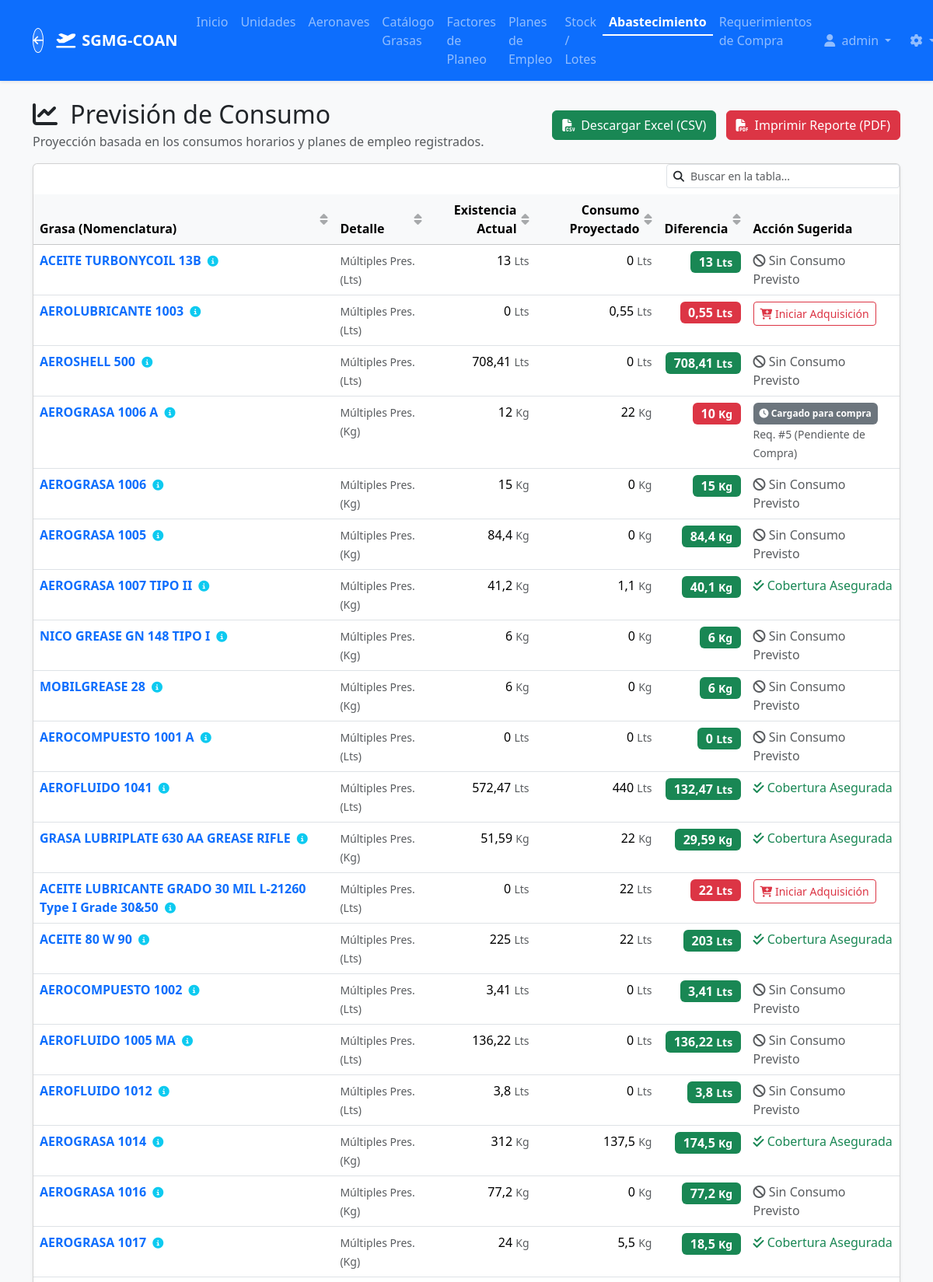
The page /procurement/ (signed in, upper part) on the database its author committed.
### core/models.py (models this page shows, shortened)
class CustomUser(AbstractUser):
    unit = models.ForeignKey(
        'Unit',
        on_delete=models.SET_NULL,
        null=True,
        blank=True,
        related_name='users',
        verbose_name="Unidad / Escuadrilla Asignada",
        help_text="Asignar una unidad para restringir al usuario a consumos únicamente de esta ubicación."
    )

class GreaseType(models.Model):
    unidad = models.CharField(max_length=50, verbose_name="UNIDAD")
    nomenclatura = models.CharField(max_length=150, verbose_name="NOMENCLATURA")
    nne_nsn = models.CharField(max_length=100, verbose_name="N.N.E. / N.S.N.", blank=True, null=True)
    sibys = models.CharField(max_length=100, verbose_name="SIBYS", blank=True, null=True)
    nato = models.CharField(max_length=100, verbose_name="NATO", blank=True, null=True)
    normas_mil_otras = models.CharField(max_length=200, verbose_name="NORMAS MIL / OTRAS", blank=True, null=True)
    shelf_life_months = models.PositiveIntegerField(verbose_name="Vida Útil Total (Meses)")
    recertification_allowed = models.BooleanField(default=False, verbose_name="Permite Re-certificación")
    minimum_stock = models.DecimalField(max_digits=10, decimal_places=2, default=0, verbose_name="Stock Mínimo Permanente", help_text="Punto de pedido. El sistema enviará alertas si el stock cae por debajo de esta cantidad.")
    class Meta:
        verbose_name = "Tipo de Grasa / Aceite"
        verbose_name_plural = "Tipos de Grasas / Aceites"

class ProcurementRequirement(models.Model):
    STATUS_CHOICES = [
        ('PENDING', 'Pendiente de Compra'),
        ('ORDERED', 'En proceso de Compra'),
        ('DELIVERED', 'Recibido / Completado'),
        ('CANCELLED', 'Cancelado'),
    ]
    grease_type = models.ForeignKey(GreaseType, on_delete=models.CASCADE, related_name="requirements", verbose_name="Tipo de Grasa")
    requested_quantity = models.DecimalField(max_digits=10, decimal_places=2, verbose_name="Cantidad Requerida")
    request_date = models.DateTimeField(auto_now_add=True, verbose_name="Fecha de Solicitud")
    requested_by = models.ForeignKey(CustomUser, on_delete=models.SET_NULL, null=True, verbose_name="Solicitado Por")
    status = models.CharField(max_length=20, choices=STATUS_CHOICES, default='PENDING', verbose_name="Estado")
    notes = models.TextField(blank=True, null=True, verbose_name="Observaciones")
    class Meta:
        verbose_name = "Requerimiento de Adquisición"
        verbose_name_plural = "Requerimientos de Adquisición"
        ordering = ['-request_date']

### core/views.py (the view)
# urls.py: path('procurement/', views.ProcurementForecastingView.as_view(), name='procurement_forecast'),
class ProcurementForecastingView(LoginRequiredMixin, TemplateView):
    template_name = 'core/procurement_forecast.html'
    def get_context_data(self, **kwargs):
        context = super().get_context_data(**kwargs)
        from .services import get_procurement_forecast
        from .services import update_batch_statuses
        update_batch_statuses()
        forecast_data = get_procurement_forecast()
        context['forecast_data'] = forecast_data
        return context

### core/services.py (called while the page is built)
def update_batch_statuses():
    today = timezone.now().date()
    warning_date = today + timedelta(days=180) # 6 months warning
    GreaseBatch.objects.filter(
        expiration_date__lte=today,
        status__in=['SERVICEABLE', 'NEAR_EXPIRATION']
    ).update(status='EXPIRED')
    GreaseBatch.objects.filter(
        expiration_date__gt=today,
        expiration_date__lte=warning_date,
        status__in=['SERVICEABLE', 'EXPIRED'] # Added EXPIRED here to catch retests that are now near expiration
    ).update(status='NEAR_EXPIRATION')
    GreaseBatch.objects.filter(
        expiration_date__gt=warning_date,
        status__in=['EXPIRED', 'NEAR_EXPIRATION']
    ).update(status='SERVICEABLE')

### core/templatetags/core_filters.py (called while the page is built)
@register.filter
def smart_number(value):
    try:
        if isinstance(value, Decimal):
            d = value.normalize()
            if d == d.to_integral():
                return int(d)
            return d
        f_val = float(value)
        rounded_val = round(f_val, 4)
        if rounded_val.is_integer():
            return int(rounded_val)
        return rounded_val
    except (ValueError, TypeError):
        return value

@register.filter
def abs_val(value):
    try:
        return abs(value)
    except TypeError:
        return value

### core/templates/core/procurement_forecast.html (shortened to what this page needs)
{% extends 'base.html' %}
{% load core_filters %}
{% block content %}
<div class="d-flex justify-content-between align-items-center mt-4 mb-3">
    <div>
        <h2 class="mb-0"><i class="fa-solid fa-chart-line me-2"></i> Previsión de Consumo</h2>
        <p class="text-muted mb-0 mt-1">Proyección basada en los consumos horarios y planes de empleo registrados.</p>
    </div>
    <div>
        <a href="{% url 'export_procurement_forecast_csv' %}" class="btn btn-success me-2"><i class="fa-solid fa-file-csv me-2"></i>Descargar Excel (CSV)</a>
        <a href="{% url 'export_procurement_forecast_pdf' %}" class="btn btn-danger"><i class="fa-solid fa-file-pdf me-2"></i>Imprimir Reporte (PDF)</a>
    </div>
</div>
<div class="card shadow-sm">
    <div class="card-body p-0">
        <table class="table table-hover mb-0">
            <thead class="table-light">
                <tr>
                    <th>Grasa (Nomenclatura)</th>
                    <th>Detalle</th>
                    <th class="text-end">Existencia Actual</th>
                    <th class="text-end">Consumo Proyectado</th>
                    <th class="text-end">Diferencia</th>
                    <th>Acción Sugerida</th>
                </tr>
            </thead>
            <tbody>
                {% for row in forecast_data %}
                <tr>
                    <td>
                        <a href="#" data-bs-toggle="modal" data-bs-target="#planDetailsModal{{ row.grease_type.id }}" class="text-decoration-none" title="Ver detalle de planes de empleo">
                            <strong>{{ row.grease_type.nomenclatura }} <i class="fa-solid fa-circle-info ms-1 text-info fa-sm"></i></strong>
                        </a>
                    </td>
                    <td><small class="text-muted">Múltiples Pres. ({{ row.grease_type.unidad }})</small></td>
                    <td class="text-end">{{ row.total_available|smart_number }} <small class="text-muted">{{ row.grease_type.unidad }}</small></td>
                    <td class="text-end">{{ row.total_projected|smart_number }} <small class="text-muted">{{ row.grease_type.unidad }}</small></td>
                    <td class="text-end">
                        <span class="badge {% if row.shortfall > 0 %}bg-danger{% else %}bg-success{% endif %} fs-6">
                            {{ row.shortfall|abs_val|smart_number }} <small>{{ row.grease_type.unidad }}</small>
                        </span>
                    </td>
                    <td>
                        {% if row.active_requirement %}
                            <span class="badge bg-secondary p-2"><i class="fa-solid fa-clock"></i> Cargado para compra</span>
                            <br><small class="text-muted">Req. #{{ row.active_requirement.id }} ({{ row.active_requirement.get_status_display }})</small>
                        {% elif row.shortfall > 0 %}
                            <form method="post" action="{% url 'requirement_create_from_forecast' row.grease_type.id %}" class="m-0 p-0">
                                <button type="submit" class="btn btn-sm btn-outline-danger" title="La cantidad proyectada supera el stock actual"><i class="fa-solid fa-cart-plus"></i> Iniciar Adquisición</button>
                            </form>
                        {% elif not row.plan_details %}
                            <span class="text-muted"><i class="fa-solid fa-ban"></i> Sin Consumo Previsto</span>
                        {% elif row.total_available <= 0 %}
                            <span class="text-muted"><i class="fa-solid fa-box-open"></i> Sin Stock y Sin Demanda</span>
                        {% else %}
                            <span class="text-success" title="El stock actual llega al final de los planes de empleo sin vencerse ni agotarse"><i class="fa-solid fa-check-double"></i> Cobertura Asegurada</span>
                        {% endif %}
                    </td>
                </tr>
                {% empty %}
                <tr>
                    <td colspan="6" class="text-center py-4 text-muted">No hay datos suficientes para proyectar consumos.</td>
                </tr>
                {% endfor %}
            </tbody>
        </table>
    </div>
</div>
{% endblock %}

### templates/base.html (shortened to what this page needs)
<!DOCTYPE html>
{% load static %}
<html lang="es">
<head>
    <link href="https://cdn.jsdelivr.net/npm/bootstrap@5.3.2/dist/css/bootstrap.min.css" rel="stylesheet">
    <link rel="stylesheet" href="https://cdnjs.cloudflare.com/ajax/libs/font-awesome/6.4.2/css/all.min.css">
    <link href="{% static 'css/style.css' %}" rel="stylesheet">
</head>
<body class="bg-light">
    {% block navbar %}
    <nav class="navbar navbar-expand-lg navbar-dark bg-primary shadow-sm mb-4">
        <div class="container">
            <a href="/" class="btn btn-sm text-white border-white me-3" style="border-radius: 50%; width: 32px; height: 32px; padding: 0; display: flex; align-items: center; justify-content: center; background: rgba(255,255,255,0.1);" title="Volver al Portal">
                <i class="fa-solid fa-arrow-left"></i>
            </a>
            <a class="navbar-brand d-flex align-items-center" href="{% url 'home' %}">
                <i class="fa-solid fa-plane-departure me-2"></i>
                <strong>SGMG-COAN</strong>
            </a>
            <div class="collapse navbar-collapse" id="navbarNav">
                <ul class="navbar-nav me-auto">
                    <li class="nav-item">
                        <a class="nav-link {% if request.resolver_match.url_name == 'home' %}active fw-bold text-white border-bottom border-2 border-white pb-1{% endif %}" href="{% url 'home' %}">Inicio</a>
                    </li>
                    {% if user.is_authenticated %}
                    <li class="nav-item">
                        <a class="nav-link " href="{% url 'unit_list' %}">Unidades</a>
                    </li>
                    <li class="nav-item">
                        <a class="nav-link {% if 'aircraft' in request.resolver_match.url_name %}active fw-bold text-white border-bottom border-2 border-white pb-1{% endif %}" href="{% url 'aircraft_list' %}">Aeronaves</a>
                    </li>
                    <li class="nav-item">
                        <a class="nav-link " href="{% url 'grease_list' %}">Catálogo Grasas</a>
                    </li>
                    <li class="nav-item">
                        <a class="nav-link {% if 'association' in request.resolver_match.url_name %}active fw-bold text-white border-bottom border-2 border-white pb-1{% endif %}" href="{% url 'association_list' %}">Factores de Planeo</a>
                    </li>
                    <li class="nav-item">
                        <a class="nav-link {% if 'flightplan' in request.resolver_match.url_name %}active fw-bold text-white border-bottom border-2 border-white pb-1{% endif %}" href="{% url 'flightplan_list' %}">Planes de Empleo</a>
                    </li>
                    <li class="nav-item">
                        <a class="nav-link " href="{% url 'batch_list' %}">Stock / Lotes</a>
                    </li>
                    <li class="nav-item">
                        <a class="nav-link {% if request.resolver_match.url_name == 'procurement_forecast' %}active fw-bold text-white border-bottom border-2 border-white pb-1{% endif %}" href="{% url 'procurement_forecast' %}">Abastecimiento</a>
                    </li>
                    <li class="nav-item">
                        <a class="nav-link " href="{% url 'requirement_list' %}">Requerimientos de Compra</a>
                    </li>
                    {% endif %}
                </ul>
                <ul class="navbar-nav ms-auto">
                    {% if user.is_authenticated %}
                        <li class="nav-item dropdown">
                            <a class="nav-link dropdown-toggle" href="#" id="navbarDropdown" role="button" data-bs-toggle="dropdown" aria-expanded="false">
                                <i class="fa-solid fa-user me-1"></i> {{ user.username }}
                            </a>
                        </li>
                        {% if user.is_staff or 'Administrador' in user.groups.all|join:',' or 'Logistica' in user.groups.all|join:',' %}
                        <li class="nav-item dropdown ms-2">
                            <a class="nav-link dropdown-toggle" href="#" id="configDropdown" role="button" data-bs-toggle="dropdown" aria-expanded="false" title="Configuración del Sistema">
                                <i class="fa-solid fa-gear"></i>
                            </a>
                        </li>
                        {% endif %}
                    {% else %}
                        <li class="nav-item">
                            <a class="nav-link" href="{% url 'login' %}">Iniciar Sesión</a>
                        </li>
                    {% endif %}
                </ul>
            </div>
        </div>
    </nav>
    {% endblock navbar %}
    <div class="container">
        {% block content %}
        {% endblock %}
    </div>
</body>
</html>

### rows shown on the page
CustomUser: username "admin"
GreaseType: grease_type.nomenclatura "ACEITE TURBONYCOIL 13B", grease_type.unidad "Lts", total_available|smart_number "13", total_projected|smart_number "0", shortfall|abs_val "13", shows "Sin Consumo Previsto"
GreaseType: grease_type.nomenclatura "AEROLUBRICANTE 1003", grease_type.unidad "Lts", total_available|smart_number "0", total_projected|smart_number "0,55", shortfall|abs_val "0,55"
GreaseType: grease_type.nomenclatura "AEROSHELL 500", grease_type.unidad "Lts", total_available|smart_number "708,41", total_projected|smart_number "0", shortfall|abs_val "708,41", shows "Sin Consumo Previsto"
GreaseType: grease_type.nomenclatura "AEROGRASA 1006 A", grease_type.unidad "Kg", total_available|smart_number "12", total_projected|smart_number "22", shortfall|abs_val "10", active_requirement.id "5", active_requirement.status "Pendiente de Compra"
GreaseType: grease_type.nomenclatura "AEROGRASA 1006", grease_type.unidad "Kg", total_available|smart_number "15", total_projected|smart_number "0", shortfall|abs_val "15", shows "Sin Consumo Previsto"
GreaseType: grease_type.nomenclatura "AEROGRASA 1005", grease_type.unidad "Kg", total_available|smart_number "84,4", total_projected|smart_number "0", shortfall|abs_val "84,4", shows "Sin Consumo Previsto"
GreaseType: grease_type.nomenclatura "AEROGRASA 1007 TIPO II", grease_type.unidad "Kg", total_available|smart_number "41,2", total_projected|smart_number "1,1", shortfall|abs_val "40,1", shows "Cobertura Asegurada"
GreaseType: grease_type.nomenclatura "NICO GREASE GN 148 TIPO I", grease_type.unidad "Kg", total_available|smart_number "6", total_projected|smart_number "0", shortfall|abs_val "6", shows "Sin Consumo Previsto"
GreaseType: grease_type.nomenclatura "MOBILGREASE 28", grease_type.unidad "Kg", total_available|smart_number "6", total_projected|smart_number "0", shortfall|abs_val "6", shows "Sin Consumo Previsto"
GreaseType: grease_type.nomenclatura "AEROCOMPUESTO 1001 A", grease_type.unidad "Lts", total_available|smart_number "0", total_projected|smart_number "0", shortfall|abs_val "0", shows "Sin Consumo Previsto"
GreaseType: grease_type.nomenclatura "AEROFLUIDO 1041", grease_type.unidad "Lts", total_available|smart_number "572,47", total_projected|smart_number "440", shortfall|abs_val "132,47", shows "Cobertura Asegurada"
GreaseType: grease_type.nomenclatura "GRASA LUBRIPLATE 630 AA GREASE RIFLE", grease_type.unidad "Kg", total_available|smart_number "51,59", total_projected|smart_number "22", shortfall|abs_val "29,59", shows "Cobertura Asegurada"
GreaseType: grease_type.nomenclatura "ACEITE LUBRICANTE GRADO 30 MIL L-21260 Type I Grade 30&50", grease_type.unidad "Lts", total_available|smart_number "0", total_projected|smart_number "22", shortfall|abs_val "22"
GreaseType: grease_type.nomenclatura "ACEITE 80 W 90", grease_type.unidad "Lts", total_available|smart_number "225", total_projected|smart_number "22", shortfall|abs_val "203", shows "Cobertura Asegurada"
GreaseType: grease_type.nomenclatura "AEROCOMPUESTO 1002", grease_type.unidad "Lts", total_available|smart_number "3,41", total_projected|smart_number "0", shortfall|abs_val "3,41", shows "Sin Consumo Previsto"
GreaseType: grease_type.nomenclatura "AEROFLUIDO 1005 MA", grease_type.unidad "Lts", total_available|smart_number "136,22", total_projected|smart_number "0", shortfall|abs_val "136,22", shows "Sin Consumo Previsto"
GreaseType: grease_type.nomenclatura "AEROFLUIDO 1012", grease_type.unidad "Lts", total_available|smart_number "3,8", total_projected|smart_number "0", shortfall|abs_val "3,8", shows "Sin Consumo Previsto"
GreaseType: grease_type.nomenclatura "AEROGRASA 1014", grease_type.unidad "Kg", total_available|smart_number "312", total_projected|smart_number "137,5", shortfall|abs_val "174,5", shows "Cobertura Asegurada"
GreaseType: grease_type.nomenclatura "AEROGRASA 1016", grease_type.unidad "Kg", total_available|smart_number "77,2", total_projected|smart_number "0", shortfall|abs_val "77,2", shows "Sin Consumo Previsto"
GreaseType: grease_type.nomenclatura "AEROGRASA 1017", grease_type.unidad "Kg", total_available|smart_number "24", total_projected|smart_number "5,5", shortfall|abs_val "18,5", shows "Cobertura Asegurada"
